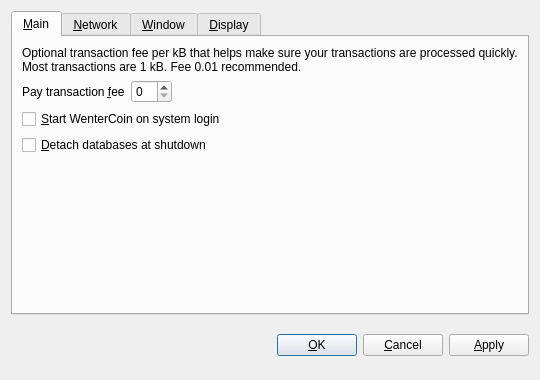
<?xml version="1.0" encoding="UTF-8"?>
<ui version="4.0">
 <class>OptionsDialog</class>
 <widget class="QDialog" name="OptionsDialog">
  <property name="geometry">
   <rect>
    <x>0</x>
    <y>0</y>
    <width>540</width>
    <height>380</height>
   </rect>
  </property>
  <property name="windowTitle">
   <string>Options</string>
  </property>
  <property name="modal">
   <bool>true</bool>
  </property>
  <layout class="QVBoxLayout" name="verticalLayout">
   <item>
    <widget class="QTabWidget" name="tabWidget">
     <property name="tabPosition">
      <enum>QTabWidget::North</enum>
     </property>
     <property name="currentIndex">
      <number>0</number>
     </property>
     <widget class="QWidget" name="tabMain">
      <attribute name="title">
       <string>&amp;Main</string>
      </attribute>
      <layout class="QVBoxLayout" name="verticalLayout_Main">
       <item>
        <widget class="QLabel" name="transactionFeeInfoLabel">
         <property name="text">
          <string>Optional transaction fee per kB that helps make sure your transactions are processed quickly. Most transactions are 1 kB. Fee 0.01 recommended.</string>
         </property>
         <property name="textFormat">
          <enum>Qt::PlainText</enum>
         </property>
         <property name="wordWrap">
          <bool>true</bool>
         </property>
        </widget>
       </item>
       <item>
        <layout class="QHBoxLayout" name="horizontalLayout_Main">
         <item>
          <widget class="QLabel" name="transactionFeeLabel">
           <property name="text">
            <string>Pay transaction &amp;fee</string>
           </property>
           <property name="textFormat">
            <enum>Qt::PlainText</enum>
           </property>
           <property name="buddy">
            <cstring>transactionFee</cstring>
           </property>
          </widget>
         </item>
         <item>
          <widget class="BitcoinAmountField" name="transactionFee"/>
         </item>
         <item>
          <spacer name="horizontalSpacer_Main">
           <property name="orientation">
            <enum>Qt::Horizontal</enum>
           </property>
           <property name="sizeHint" stdset="0">
            <size>
             <width>40</width>
             <height>20</height>
            </size>
           </property>
          </spacer>
         </item>
        </layout>
       </item>
       <item>
        <widget class="QCheckBox" name="bitcoinAtStartup">
         <property name="toolTip">
          <string>Automatically start WenterCoin after logging in to the system.</string>
         </property>
         <property name="text">
          <string>&amp;Start WenterCoin on system login</string>
         </property>
        </widget>
       </item>
       <item>
        <widget class="QCheckBox" name="detachDatabases">
         <property name="toolTip">
          <string>Detach block and address databases at shutdown. This means they can be moved to another data directory, but it slows down shutdown. The wallet is always detached.</string>
         </property>
         <property name="text">
          <string>&amp;Detach databases at shutdown</string>
         </property>
        </widget>
       </item>
       <item>
        <spacer name="verticalSpacer_Main">
         <property name="orientation">
          <enum>Qt::Vertical</enum>
         </property>
         <property name="sizeHint" stdset="0">
          <size>
           <width>20</width>
           <height>40</height>
          </size>
         </property>
        </spacer>
       </item>
      </layout>
     </widget>
     <widget class="QWidget" name="tabNetwork">
      <attribute name="title">
       <string>&amp;Network</string>
      </attribute>
      <layout class="QVBoxLayout" name="verticalLayout_Network">
       <item>
        <widget class="QCheckBox" name="mapPortUpnp">
         <property name="toolTip">
          <string>Automatically open the WenterCoin client port on the router. This only works when your router supports UPnP and it is enabled.</string>
         </property>
         <property name="text">
          <string>Map port using &amp;UPnP</string>
         </property>
        </widget>
       </item>
       <item>
        <widget class="QCheckBox" name="connectSocks">
         <property name="toolTip">
          <string>Connect to the WenterCoin network through a SOCKS proxy (e.g. when connecting through Tor).</string>
         </property>
         <property name="text">
          <string>&amp;Connect through SOCKS proxy:</string>
         </property>
        </widget>
       </item>
       <item>
        <layout class="QHBoxLayout" name="horizontalLayout_Network">
         <item>
          <widget class="QLabel" name="proxyIpLabel">
           <property name="text">
            <string>Proxy &amp;IP:</string>
           </property>
           <property name="textFormat">
            <enum>Qt::PlainText</enum>
           </property>
           <property name="buddy">
            <cstring>proxyIp</cstring>
           </property>
          </widget>
         </item>
         <item>
          <widget class="QValidatedLineEdit" name="proxyIp">
           <property name="maximumSize">
            <size>
             <width>140</width>
             <height>16777215</height>
            </size>
           </property>
           <property name="toolTip">
            <string>IP address of the proxy (e.g. 127.0.0.1)</string>
           </property>
          </widget>
         </item>
         <item>
          <widget class="QLabel" name="proxyPortLabel">
           <property name="text">
            <string>&amp;Port:</string>
           </property>
           <property name="textFormat">
            <enum>Qt::PlainText</enum>
           </property>
           <property name="buddy">
            <cstring>proxyPort</cstring>
           </property>
          </widget>
         </item>
         <item>
          <widget class="QLineEdit" name="proxyPort">
           <property name="maximumSize">
            <size>
             <width>55</width>
             <height>16777215</height>
            </size>
           </property>
           <property name="toolTip">
            <string>Port of the proxy (e.g. 9050)</string>
           </property>
          </widget>
         </item>
         <item>
          <widget class="QLabel" name="socksVersionLabel">
           <property name="text">
            <string>SOCKS &amp;Version:</string>
           </property>
           <property name="textFormat">
            <enum>Qt::PlainText</enum>
           </property>
           <property name="buddy">
            <cstring>socksVersion</cstring>
           </property>
          </widget>
         </item>
         <item>
          <widget class="QValueComboBox" name="socksVersion">
           <property name="toolTip">
            <string>SOCKS version of the proxy (e.g. 5)</string>
           </property>
          </widget>
         </item>
         <item>
          <spacer name="horizontalSpacer_Network">
           <property name="orientation">
            <enum>Qt::Horizontal</enum>
           </property>
           <property name="sizeHint" stdset="0">
            <size>
             <width>40</width>
             <height>20</height>
            </size>
           </property>
          </spacer>
         </item>
        </layout>
       </item>
       <item>
        <spacer name="verticalSpacer_Network">
         <property name="orientation">
          <enum>Qt::Vertical</enum>
         </property>
         <property name="sizeHint" stdset="0">
          <size>
           <width>20</width>
           <height>40</height>
          </size>
         </property>
        </spacer>
       </item>
      </layout>
     </widget>
     <widget class="QWidget" name="tabWindow">
      <attribute name="title">
       <string>&amp;Window</string>
      </attribute>
      <layout class="QVBoxLayout" name="verticalLayout_Window">
       <item>
        <widget class="QCheckBox" name="minimizeToTray">
         <property name="toolTip">
          <string>Show only a tray icon after minimizing the window.</string>
         </property>
         <property name="text">
          <string>&amp;Minimize to the tray instead of the taskbar</string>
         </property>
        </widget>
       </item>
       <item>
        <widget class="QCheckBox" name="minimizeOnClose">
         <property name="toolTip">
          <string>Minimize instead of exit the application when the window is closed. When this option is enabled, the application will be closed only after selecting Quit in the menu.</string>
         </property>
         <property name="text">
          <string>M&amp;inimize on close</string>
         </property>
        </widget>
       </item>
       <item>
        <spacer name="verticalSpacer_Window">
         <property name="orientation">
          <enum>Qt::Vertical</enum>
         </property>
         <property name="sizeHint" stdset="0">
          <size>
           <width>20</width>
           <height>40</height>
          </size>
         </property>
        </spacer>
       </item>
      </layout>
     </widget>
     <widget class="QWidget" name="tabDisplay">
      <attribute name="title">
       <string>&amp;Display</string>
      </attribute>
      <layout class="QVBoxLayout" name="verticalLayout_Display">
       <item>
        <layout class="QHBoxLayout" name="horizontalLayout_1_Display">
         <item>
          <widget class="QLabel" name="langLabel">
           <property name="text">
            <string>User Interface &amp;language:</string>
           </property>
           <property name="textFormat">
            <enum>Qt::PlainText</enum>
           </property>
           <property name="buddy">
            <cstring>lang</cstring>
           </property>
          </widget>
         </item>
         <item>
          <widget class="QValueComboBox" name="lang">
           <property name="toolTip">
            <string>The user interface language can be set here. This setting will take effect after restarting WenterCoin.</string>
           </property>
          </widget>
         </item>
        </layout>
       </item>
       <item>
        <layout class="QHBoxLayout" name="horizontalLayout_2_Display">
         <item>
          <widget class="QLabel" name="unitLabel">
           <property name="text">
            <string>&amp;Unit to show amounts in:</string>
           </property>
           <property name="textFormat">
            <enum>Qt::PlainText</enum>
           </property>
           <property name="buddy">
            <cstring>unit</cstring>
           </property>
          </widget>
         </item>
         <item>
          <widget class="QValueComboBox" name="unit">
           <property name="toolTip">
            <string>Choose the default subdivision unit to show in the interface and when sending coins.</string>
           </property>
          </widget>
         </item>
        </layout>
       </item>
       <item>
        <widget class="QCheckBox" name="displayAddresses">
         <property name="toolTip">
          <string>Whether to show WenterCoin addresses in the transaction list or not.</string>
         </property>
         <property name="text">
          <string>&amp;Display addresses in transaction list</string>
         </property>
        </widget>
       </item>
       <item>
        <spacer name="verticalSpacer_Display">
         <property name="orientation">
          <enum>Qt::Vertical</enum>
         </property>
         <property name="sizeHint" stdset="0">
          <size>
           <width>20</width>
           <height>40</height>
          </size>
         </property>
        </spacer>
       </item>
      </layout>
     </widget>
    </widget>
   </item>
   <item>
    <layout class="QHBoxLayout" name="horizontalLayout_Buttons">
     <item>
      <spacer name="horizontalSpacer_1">
       <property name="orientation">
        <enum>Qt::Horizontal</enum>
       </property>
       <property name="sizeHint" stdset="0">
        <size>
         <width>40</width>
         <height>48</height>
        </size>
       </property>
      </spacer>
     </item>
     <item>
      <widget class="QLabel" name="statusLabel">
       <property name="font">
        <font>
         <weight>75</weight>
         <bold>true</bold>
        </font>
       </property>
       <property name="text">
        <string/>
       </property>
       <property name="textFormat">
        <enum>Qt::PlainText</enum>
       </property>
       <property name="wordWrap">
        <bool>true</bool>
       </property>
      </widget>
     </item>
     <item>
      <spacer name="horizontalSpacer_2">
       <property name="orientation">
        <enum>Qt::Horizontal</enum>
       </property>
       <property name="sizeHint" stdset="0">
        <size>
         <width>40</width>
         <height>48</height>
        </size>
       </property>
      </spacer>
     </item>
     <item>
      <widget class="QPushButton" name="okButton">
       <property name="text">
        <string>&amp;OK</string>
       </property>
      </widget>
     </item>
     <item>
      <widget class="QPushButton" name="cancelButton">
       <property name="text">
        <string>&amp;Cancel</string>
       </property>
       <property name="autoDefault">
        <bool>false</bool>
       </property>
      </widget>
     </item>
     <item>
      <widget class="QPushButton" name="applyButton">
       <property name="text">
        <string>&amp;Apply</string>
       </property>
       <property name="autoDefault">
        <bool>false</bool>
       </property>
      </widget>
     </item>
    </layout>
   </item>
  </layout>
 </widget>
 <customwidgets>
  <customwidget>
   <class>BitcoinAmountField</class>
   <extends>QSpinBox</extends>
   <header>bitcoinamountfield.h</header>
  </customwidget>
  <customwidget>
   <class>QValueComboBox</class>
   <extends>QComboBox</extends>
   <header>qvaluecombobox.h</header>
  </customwidget>
  <customwidget>
   <class>QValidatedLineEdit</class>
   <extends>QLineEdit</extends>
   <header>qvalidatedlineedit.h</header>
  </customwidget>
 </customwidgets>
 <resources/>
 <connections/>
</ui>
